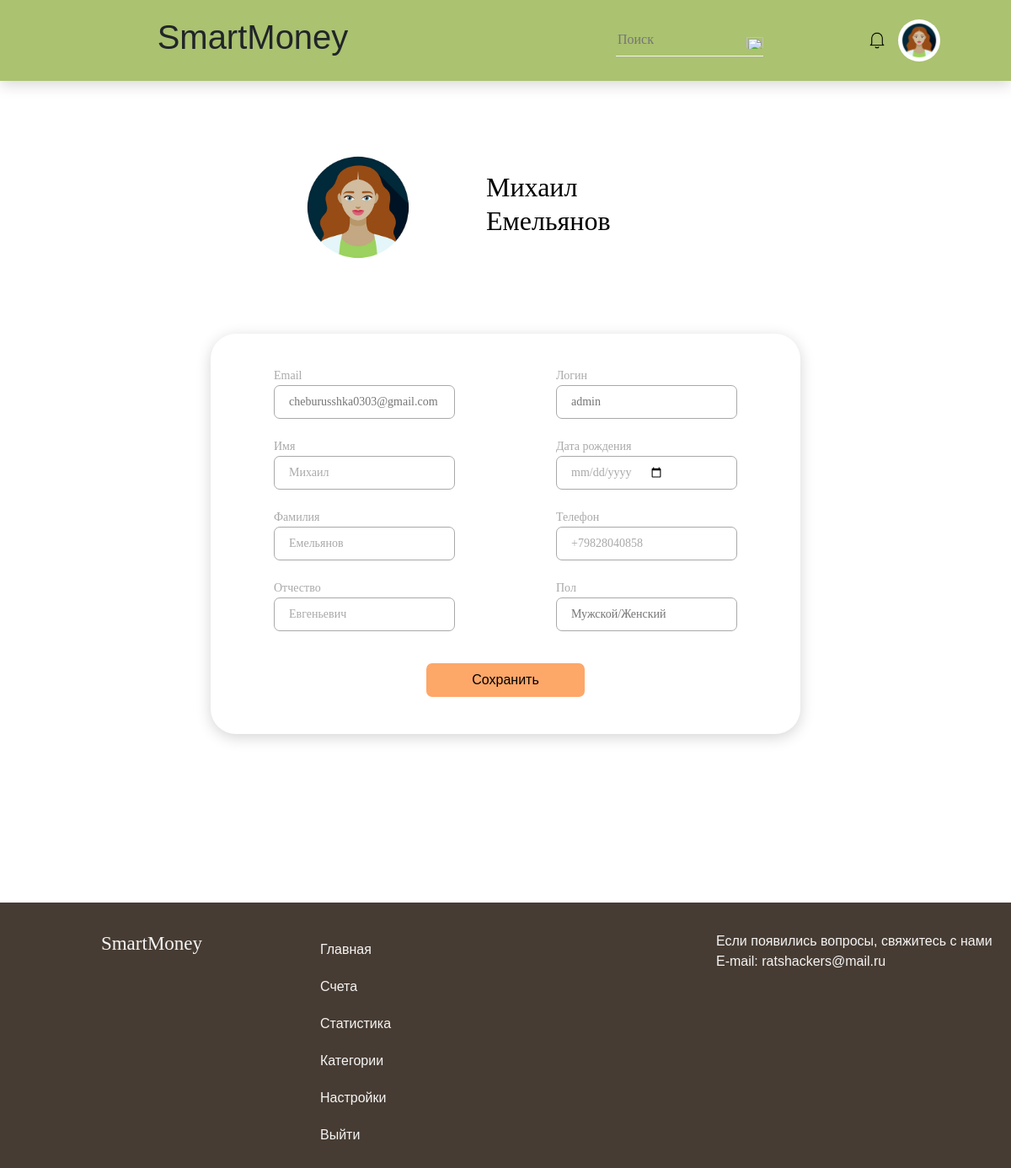
Before: /users/profile/ (signed in) with the older database file.
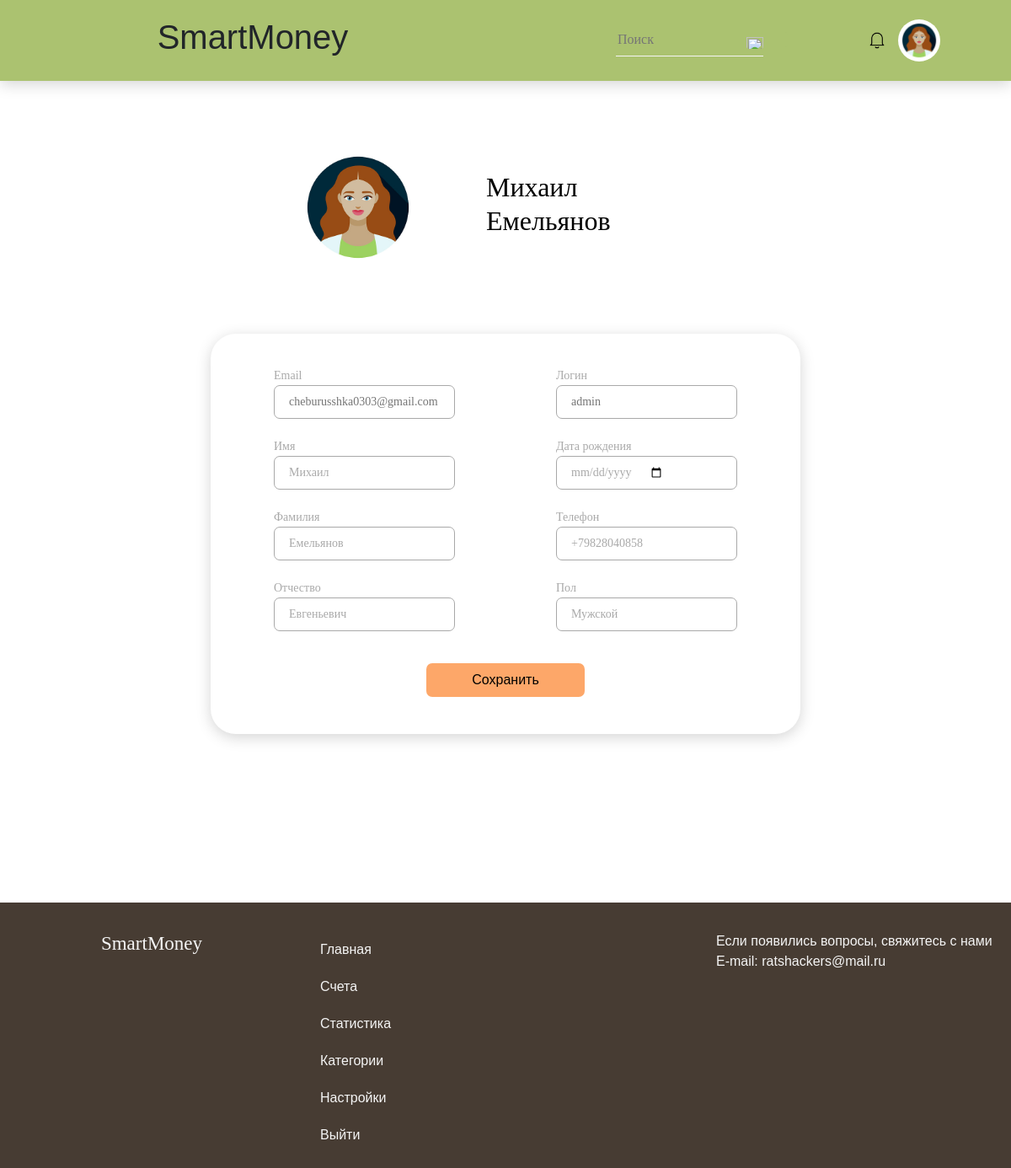
After: the same page with the newer database file.
### users/models.py (models this page shows, shortened)
class UserDataModel(models.Model):
    user = models.OneToOneField(AUTH_USER_MODEL, on_delete=models.CASCADE)
    name = models.CharField(max_length=100, blank=True)
    surname = models.CharField(max_length=100, blank=True)
    patronymic = models.CharField(max_length=100, blank=True)
    date_of_birth = models.DateField(blank=True, null=True)
    phone = models.CharField(max_length=20, blank=True)
    sex = models.CharField(max_length=30, blank=True)

class User(AbstractUser):
    email = models.EmailField(
        _('email address'),
        unique=True,
    )
    email_verify = models.BooleanField(default=False)
    USERNAME_FIELD = 'email'
    REQUIRED_FIELDS = ['username']

### users/views.py (the view)
# urls.py: path('profile/', profile_view, name='profile'),
@login_required
def profile_view(request):
    user_profile, created = UserDataModel.objects.get_or_create(user=request.user)
    form = UserProfileForm(instance=user_profile)
    if request.method == 'POST':
        form = UserProfileForm(request.POST, instance=user_profile)
        if form.is_valid():
            form.save()
            return redirect('profile')
    return render(request, 'profile/profile.html', {'form': form})

### users/forms.py (shortened to what this page needs)
class UserProfileForm(forms.ModelForm):
    class Meta:
        model = UserDataModel
        fields = ('name', 'surname', 'patronymic', 'date_of_birth', 'phone', 'sex')
    def __init__(self, *args, **kwargs):
        self.request = kwargs.pop('request', None)
        super(UserProfileForm, self).__init__(*args, **kwargs)

### users/templates/users/profile/profile.html (shortened to what this page needs)
{% extends 'users/profile/base.html' %}
{% block content %}
<div class="container">
  <div class="user-info">
      <div class="avatar">
        <img class="avatar-image" src="/static/images/ava.png"/>
      </div>
      <div class="user-name">
        <form>
          <h2>{{ form.name }} {{ form.surname }}</h2>
        </form>
      </div>
  </div>
  <form method="post">
      <div id="profile-form">
        <div class="content-form">
          <div class="profile-form">
            <div class="row">
              <div class="row-item-one">
                <div class="row-item-one-left">
                  <label>Email</label>
                  <input type="text"
                         class="login"
                         required placeholder="{{ user }}" readonly>
                </div>
                <div class="row-item-two-left">
                  <label for="id_name">Имя</label>
                  <input name="name"
                         id="id_name"
                         type="text"
                         class="name"
                         required placeholder="Имя"
                         value="{{ form.name.value }}">
                </div>
                <div class="row-item-three-left">
                  <label for="id_surname">Фамилия</label>
                  <input name="surname"
                         id="id_surname"
                         type="text"
                         class="surname"
                         required placeholder="Фамилия"
                         value="{{ form.surname.value }}">
                </div>
                <div class="row-item-four-left">
                  <label for="id_surname">Отчество</label>
                  <input name="patronymic"
                         id="id_patronymic"
                         type="text"
                         class="patronymic"
                         placeholder="Отчество"
                         value="{{ form.patronymic.value }}">
                </div>
              </div>
              <div class="row-item-two">
                <div class="row-item-one-right">
                  <label>Логин</label>
                  <input type="text" class="login" required placeholder={{ user.username }} readonly>
                </div>
                <div class="row-item-two-right">
                  <label for="id_date_of_birth">Дата рождения</label>
                  <input name="date_of_birth"
                         id="id_date_of_birth"
                         type="date"
                         class="birthdate"
                         placeholder="{{ form.date_of_birth.label }}"
                         value="{{ form.date_of_birth.value|date:'Y-m-d' }}">
                </div>
                <div class="row-item-three-right">
                  <label for="id_phone">Телефон</label>
                  <input name="phone"
                         id="id_phone"
                         type="text"
                         class="phone"
                         placeholder="Пример: +78005353535"
                         value="{{ form.phone.value }}">
                </div>
                <div class="row-item-four-right">
                  <label for="id_sex">Пол</label>
                  <input name="sex"
                         id="id_sex"
                         type="text"
                         class="sex"
                         placeholder="Мужской/Женский"
                         value="{{ form.sex.value }}">
                </div>
              </div>
            </div>
            <div class="btn"><button class="button-red" type="submit"><a>Сохранить</a></button></div>
          </div>
        </div>
      </div>
    </form>
  </div>
  {% block footer %}
    <footer>
    <div class="footer">
      <div class="footer-title">
        <a href="{% url 'main' %}" class="home-link">SmartMoney</a>
      </div>
        <ul class="list-menu-footer">
          <li>
            <a class="nav-link" href="{% url 'main' %}">Главная</a>
          </li>
          <li>
            <a class="nav-link" href="{% url 'accounts' %}">Счета</a>
          </li>
          <li>
            <a class="nav-link" href="#">Статистика</a>
          </li>
          <li>
            <a class="nav-link" href="{% url 'category_list' %}">Категории</a>
          </li>
          <li>
            <a class="nav-link" href="#">Настройки</a>
          </li>
          <li>
            {% if user.is_authenticated %}
              <a class="nav-link" href="{% url 'logout' %}">Выйти</a>
            {% endif %}
          </li>
        </ul>
      <ul class="feedback">
        <li>Если появились вопросы, свяжитесь с нами</li>
        <li>E-mail: ratshackers@mail.ru</li>
      </ul>
    </div>
  </footer>
  {% endblock %}
{% endblock %}

### users/templates/users/profile/base.html (shortened to what this page needs)
{% load static %}
<!DOCTYPE html>
<html lang="en">
<head>
  <link href="https://cdn.jsdelivr.net/npm/bootstrap@5.0.2/dist/css/bootstrap.min.css" rel="stylesheet"
>
  <link rel="stylesheet" href="{% static 'css/styleUserProfile.css' %}">
</head>
<body>
  <header>
    <div id="title"><h1>SmartMoney</h1></div>
    <div class="column-profile-notifications">
      <div class="search">
        <h3>
          <form action="" method="get">
            <input class="name-search" name="search" placeholder="Поиск" type="search">
            <input type="image" src="/static/images/search-image.png" class="button-search" name="submit">
          </form>
        </h3>
        <div class="search-line"></div>
      </div>
      <div class="noti-profile">
        <div class="notification-list">
          <img class="notification-image"  src="/static/images/notification-image.png"/>
        </div>
        <div class="profile-list">
          <a href="{% url 'profile' %}">
            <img class="profile-image" src="/static/images/ava.png"/>
          </a>
        </div>
      </div>
    </div>
  </header>
  {% block content %}
  {% endblock %}
    <footer>
    <div class="footer">
      <div class="footer-title">
        <a href="{% url 'main' %}" class="home-link">SmartMoney</a>
      </div>
        <ul class="list-menu-footer">
          <li>
            <a class="nav-link" href="{% url 'main' %}">Главная</a>
          </li>
          <li>
            <a class="nav-link" href="{% url 'accounts' %}">Счета</a>
          </li>
          <li>
            <a class="nav-link" href="#">Статистика</a>
          </li>
          <li>
            <a class="nav-link" href="{% url 'category_list' %}">Категории</a>
          </li>
          <li>
            <a class="nav-link" href="#">Настройки</a>
          </li>
          <li>
            {% if user.is_authenticated %}
              <a class="nav-link" href="{% url 'logout' %}">Выйти</a>
            {% endif %}
          </li>
        </ul>
      <ul class="feedback">
        <li>Если появились вопросы, свяжитесь с нами</li>
        <li>E-mail: ratshackers@mail.ru</li>
      </ul>
    </div>
  </footer>
    {% block footer %}
  {% endblock %}
</body>
</html>

Changed rows visible on the page:
changed UserDataModel "Михаил": sex (not shown) → "Мужской"
